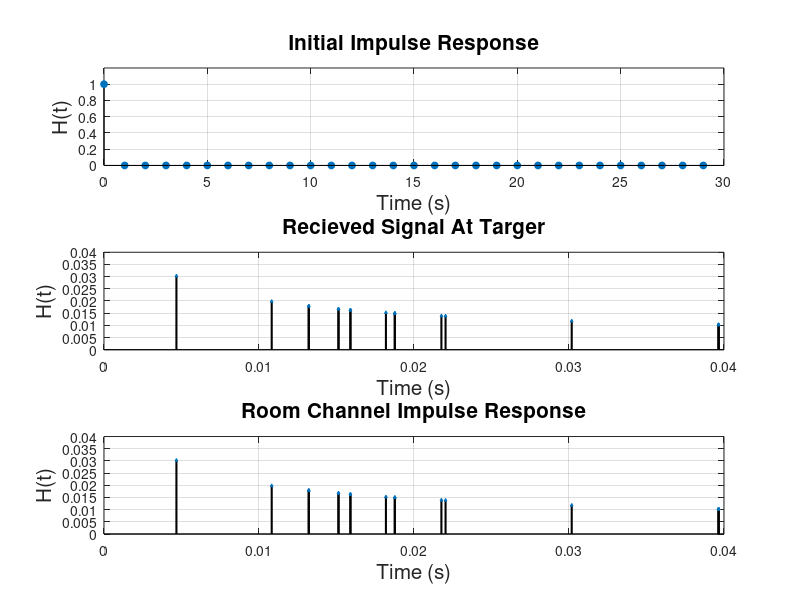

MATLAB code for this plot:
%Room Channel Impulse Response
%Author: Nicolaas du Plessis
close all; clear; clc;

%Due to the time limit, instead of making making a script that can
%calcualte nth reflection based on input coordinates, we instead hardcoded
%the reflection into the scripts. Each reflection is seen as a virtual
%source mirrored in the appropriate plane.

sound_speed = 340; %speed of sound in m/s
beta_damp = 0.5; %dampning factor of the air
num_virt_source = 17; %number of virtual sources

%Impulse Signal
N = 30; %number of samples
x = [1 zeros(1, N-1)]; %impulse response
n = 0:N-1; %time index

%Source Coordiantes
Tx_x = 1.2; %meters
Tx_y = 0.3; %meters
%Target Coordinates
Rx_x = 3.1; %meters
Rx_y = 3.3; %meters
%Reflection Boundary Coordinates
Room_x = 4; %meters
Room_y = 4; %meters

%Virtual Source Vector
sources = zeros(num_virt_source,2); %sources(:,1) is x coordiantes, sources(:,2) is y coordiantes
sources(1,1) = Tx_x; sources(1,2) = Tx_y; %Original Source

%Primary Reflections
sources(2,1) = -Tx_x; sources(2,2) = Tx_y; %X=0
sources(3,1) = (2*Room_x)-Tx_x; sources(3,2) = Tx_y; %X=4
sources(4,1) = Tx_x; sources(4,2) = -Tx_y; %Y=0
sources(5,1) = Tx_x; sources(5,2) = (2*Room_y)-Tx_y; %Y=4

%Secondary Reflections
sources(6,1) = sources(2,1); sources(6,2) = (2*Room_y)-sources(2,2); %X=0 -> Y=4
sources(7,1) = sources(2,1); sources(7,2) = -sources(2,2); %X=0 -> Y=0
sources(8,1) = (2*Room_x)-sources(2,1); sources(8,2) = sources(2,2); %X=0 -> X=4

sources(9,1) = sources(3,1); sources(9,2) = (2*Room_y)-sources(3,2); %X=4 -> Y=4
sources(10,1) = sources(3,1); sources(10,2) = -sources(3,2); %X=4 -> Y=0
sources(11,1) = -sources(3,1); sources(11,2) = sources(3,2); %X=4 -> X=0

sources(12,1) = sources(4,1); sources(12,2) = -sources(4,2); %Y=4 -> Y=0
sources(13,1) = -sources(4,1); sources(13,2) = sources(4,2); %Y=4 -> X=0
sources(14,1) = (2*Room_x)-sources(4,1); sources(14,2) = sources(4,2); %Y=4 -> X=4

sources(15,1) = sources(5,1); sources(15,2) = (2*Room_y)-sources(5,2); %Y=4 -> Y=0
sources(16,1) = -sources(5,1); sources(16,2) = sources(5,2); %Y=4 -> X=0
sources(17,1) = (2*Room_x)-sources(5,1); sources(17,2) = sources(5,2); %Y=4 -> X=4

%Calculations
distances = sqrt(((sources(:,1)-Rx_x).^2) + ((sources(:,2)-Rx_y).^2)); %Distance Vector
attenuations = (distances./sound_speed); %Attenutions
times = beta_damp./(distances.^2); %Travel Times

atten_sorted = sort(attenuations,'descend'); %Higher attenuation means longer journey
times_sorted = sort(times); %Sort times to match above attenuation vector

%Convolution of input signal and resulting recording
response = conv(x,atten_sorted);
response = response(1:num_virt_source); %truncate padded zeros

%Plots
subplot(311)
stem(n,x,'filled','LineStyle','-','LineWidth',0.8,'Color','black','MarkerSize',5);
ylabel('H(t)','Fontsize',15); xlabel('Time (s)','Fontsize',15); grid on;
title('Initial Impulse Response','Fontsize',15); axis([0 N 0 1.2]);

subplot(312)
stem(times_sorted,atten_sorted,'filled','LineStyle','-','LineWidth',1.5,'Color','black','Marker','^','MarkerSize',2);
ylabel('H(t)','Fontsize',15); xlabel('Time (s)','Fontsize',15); grid on;
title('Recieved Signal At Targer','Fontsize',15);

subplot(313)
stem(times_sorted,response,'filled','LineStyle','-','LineWidth',1.5,'Color','black','Marker','^','MarkerSize',2);
ylabel('H(t)','Fontsize',15); xlabel('Time (s)','Fontsize',15); grid on;
title('Room Channel Impulse Response','Fontsize',15);